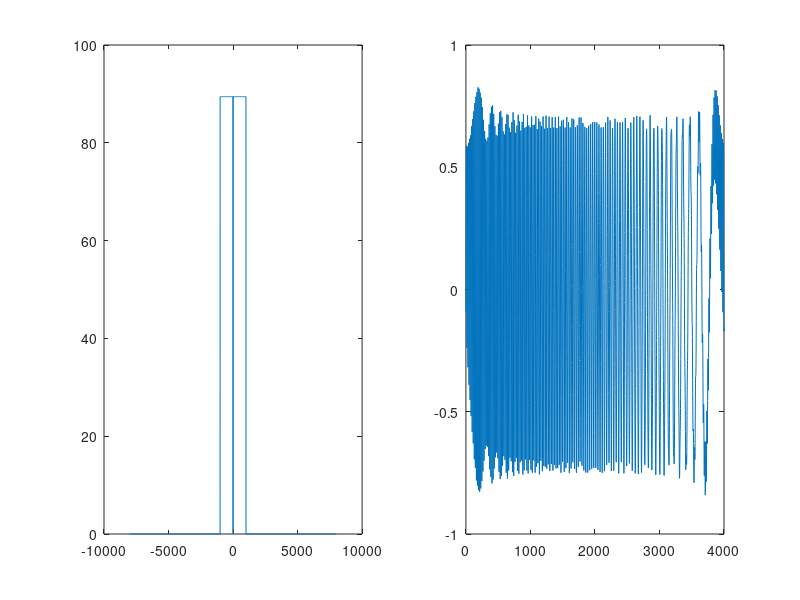

Here is the MATLAB script that generated this plot:
clear; close all;clc;
%% Multisine generation
% Parameters
N1 = 4000;
V_RMS = 0.5;
K_min = 4/4;
K_max = 1000/4;
K = K_min:K_max;

% Random phase multisine
phi = 2*pi*rand([K_min,K_max]);

% Frequency domain construction
X = zeros(N1,1);
X(K_min+1:K_max+1) = exp(1j*phi);
multisine_rand = N1*real(ifft(X));
multisine_rand = multisine_rand*V_RMS/rms(multisine_rand);

noise = randn([1,160000]);
noise = noise*V_RMS/rms(noise);


% Schroeder phase multisine
phi = K.*(K+1)*pi/length(K);

% Frequency domain construction
X = zeros(N1,1);
X(K_min+1:K_max+1) = exp(1j*phi);
multisine_scho = N1*real(ifft(X));
multisine_scho = multisine_scho*V_RMS/rms(multisine_scho);
fq = -N1/2:N1/2 - 1;
% fq = -N1*2:4:N*2 - 1;
fq = fq*4;
figure; hold on;
subplot(1,2,1);
plot(fq,abs(fftshift(fft(multisine_scho))));
subplot(1,2,2);
plot(multisine_scho);